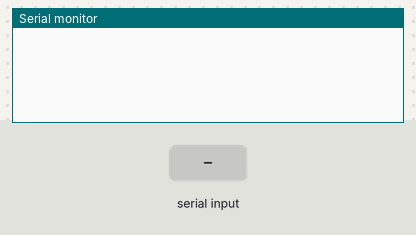
This sketch was run on a simulated Arduino Uno, built with avr-gcc and run on an emulated ATmega328P. On the bench: the last lines printed to the serial monitor. The inputs (shaded band) are chosen by the test bench.

Above: at 1.2 s.
1.3 s: "TOBOO?\n" received over Serial
At 1.42 s:
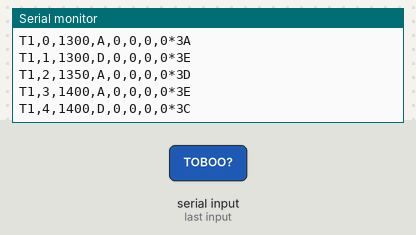
At 1.77 s:
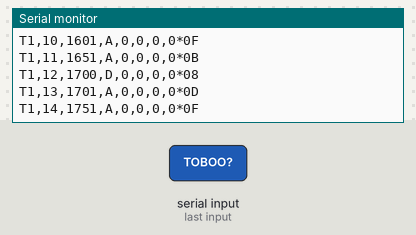

Measured:
- after the input at 1.3 s, the serial monitor: prints a new line at once (image 1)

The sketch:

uno_sensors.ino
```cpp
// toboo acquisition only. No servo output. Enable channels only after checking the actual module.
#include <Arduino.h>
#include <Wire.h>

#ifndef TOBOO_ENABLE_MMA
#define TOBOO_ENABLE_MMA 0
#endif
#ifndef TOBOO_ENABLE_ULTRASONIC
#define TOBOO_ENABLE_ULTRASONIC 0
#endif
static const uint8_t TriggerPin = 7, EchoPin = 8;
#if TOBOO_ENABLE_MMA
static uint8_t mmaAddress = 0;
#endif
static uint32_t sequence = 0, lastAcceleration = 0, lastDistance = 0;
static bool streaming = false;
static char input[16];
static uint8_t inputLength = 0;
static bool overflow = false;

static void emit(char channel, bool valid, int x, int y = 0, int z = 0) {
  char body[84];
  snprintf(body, sizeof(body), "T1,%lu,%lu,%c,%d,%d,%d,%d", (unsigned long)sequence++,
    (unsigned long)millis(), channel, valid ? 1 : 0, valid ? x : 0, valid ? y : 0, valid ? z : 0);
  uint8_t checksum = 0;
  for (const char* p = body; *p; ++p) checksum ^= (uint8_t)*p;
  Serial.print(body); Serial.print('*');
  if (checksum < 16) Serial.print('0');
  Serial.println(checksum, HEX);
}

#if TOBOO_ENABLE_MMA
static bool readRegisters(uint8_t reg, uint8_t* data, uint8_t count) {
  Wire.clearWireTimeoutFlag();
  Wire.beginTransmission(mmaAddress); Wire.write(reg);
  if (Wire.endTransmission(false) != 0) return false;
  if (Wire.requestFrom(mmaAddress, count) != count || Wire.getWireTimeoutFlag()) return false;
  for (uint8_t i = 0; i < count; ++i) data[i] = Wire.read();
  return true;
}
static bool writeRegister(uint8_t reg, uint8_t value) {
  Wire.clearWireTimeoutFlag();
  Wire.beginTransmission(mmaAddress); Wire.write(reg); Wire.write(value);
  return Wire.endTransmission() == 0 && !Wire.getWireTimeoutFlag();
}
static void initializeMma() {
  // Requires verified 3.3V-compatible module/bidirectional level shifting and pullups.
  Wire.begin(); Wire.setWireTimeout(3000, true);
  for (uint8_t address = 0x1c; address <= 0x1d; ++address) {
    mmaAddress = address;
    uint8_t identity;
    if (readRegisters(0x0d, &identity, 1) && identity == 0x2a &&
        writeRegister(0x2a, 0x20) && writeRegister(0x0e, 0x00) && writeRegister(0x2a, 0x21)) return;
  }
  mmaAddress = 0;
}
static void acceleration() {
  uint8_t data[7];
  // STATUS ZYXDR is required: do not publish a repeated register value as a new observation.
  if (!mmaAddress || !readRegisters(0x00, data, 7) || !(data[0] & 0x08)) { emit('A', false, 0); return; }
  int values[3];
  for (uint8_t i = 0; i < 3; ++i) {
    int16_t raw = (int16_t)(((uint16_t)data[1 + 2*i] << 8) | data[2 + 2*i]);
    // +/-2g: left-justified signed 12-bit counts, 1024 counts/g. Use 32-bit arithmetic on AVR.
    values[i] = (int)((int32_t)(raw / 16) * 1000L / 1024L);
  }
  emit('A', true, values[0], values[1], values[2]);
}
#endif

void setup() {
  Serial.begin(115200);
#if TOBOO_ENABLE_ULTRASONIC
  pinMode(TriggerPin, OUTPUT); digitalWrite(TriggerPin, LOW); pinMode(EchoPin, INPUT);
#endif
#if TOBOO_ENABLE_MMA
  initializeMma();
#endif
}

void loop() {
  // Fixed buffer; the only accepted host request starts a fresh telemetry session.
  while (Serial.available()) {
    const char c = (char)Serial.read();
    if (c == '\n') {
      input[inputLength] = 0;
      if (!overflow && strcmp(input, "TOBOO?") == 0) {
        sequence = 0; streaming = true; Serial.println(F("TOBOO_SENSOR,1,UNO"));
      }
      inputLength = 0; overflow = false;
    } else if (c != '\r') {
      if (inputLength < sizeof(input) - 1) input[inputLength++] = c;
      else overflow = true;
    }
  }
  if (!streaming) return;
  const uint32_t now = millis();
  if ((uint32_t)(now - lastAcceleration) >= 50) {
    lastAcceleration = now;
#if TOBOO_ENABLE_MMA
    acceleration();
#else
    emit('A', false, 0);
#endif
  }
  if ((uint32_t)(now - lastDistance) >= 100) {
    lastDistance = now;
#if TOBOO_ENABLE_ULTRASONIC
    digitalWrite(TriggerPin, LOW); delayMicroseconds(2);
    digitalWrite(TriggerPin, HIGH); delayMicroseconds(10); digitalWrite(TriggerPin, LOW);
    // Bounded blocking: at most 25ms. No echo is invalid, never an infinite/free-space distance.
    const unsigned long duration = pulseIn(EchoPin, HIGH, 25000UL);
    const unsigned long mm = duration * 343UL / 2000UL; // nominal speed of sound, uncalibrated
    emit('D', duration != 0 && mm >= 20 && mm <= 4000, (int)mm);
#else
    emit('D', false, 0);
#endif
  }
}
```
